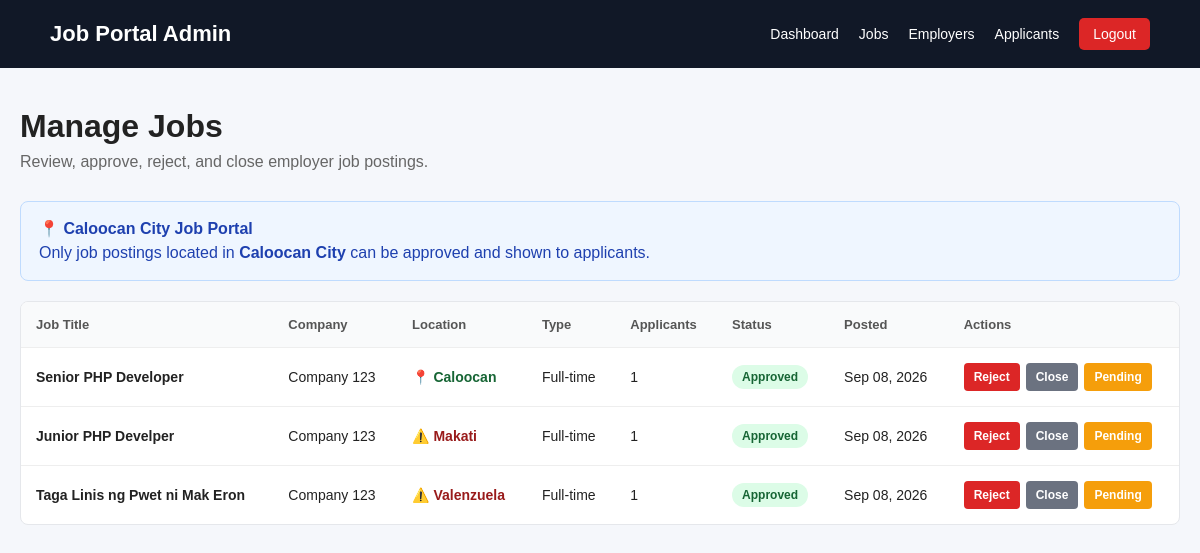
Page /admin/jobs.php (signed in) on the committed database.
### tables this page shows
CREATE TABLE `jobs` (
  `id` int(10) UNSIGNED NOT NULL,
  `employer_id` int(10) UNSIGNED NOT NULL,
  `job_title` varchar(255) NOT NULL,
  `description` text NOT NULL,
  `requirements` text DEFAULT NULL,
  `location` varchar(255) DEFAULT NULL,
  `employment_type` enum('Full-time','Part-time','Contract','Internship','Freelance') NOT NULL DEFAULT 'Full-time',
  `salary_min` decimal(12,2) DEFAULT NULL,
  `salary_max` decimal(12,2) DEFAULT NULL,
  `is_remote` tinyint(1) NOT NULL DEFAULT 0,
  `status` enum('pending','approved','rejected','closed') NOT NULL DEFAULT 'pending',
  `application_deadline` date DEFAULT NULL,
  `created_at` timestamp NOT NULL DEFAULT current_timestamp(),
  `updated_at` timestamp NOT NULL DEFAULT current_timestamp() ON UPDATE current_timestamp()
);

CREATE TABLE `employers` (
  `id` int(10) UNSIGNED NOT NULL,
  `user_id` int(10) UNSIGNED NOT NULL,
  `company_name` varchar(255) NOT NULL,
  `company_description` text DEFAULT NULL,
  `company_logo` varchar(255) DEFAULT NULL,
  `contact_person` varchar(150) DEFAULT NULL,
  `contact_number` varchar(50) DEFAULT NULL,
  `address` varchar(255) DEFAULT NULL,
  `created_at` timestamp NOT NULL DEFAULT current_timestamp(),
  `updated_at` timestamp NOT NULL DEFAULT current_timestamp() ON UPDATE current_timestamp()
);

### admin/jobs.php (the view, shortened to what this page needs)
<?php
require_once "../config/database.php";
$stmt = $pdo->query("
    SELECT
        j.id,
        j.job_title,
        j.location,
        j.employment_type,
        j.salary_min,
        j.salary_max,
        j.is_remote,
        j.status,
        j.application_deadline,
        j.created_at,
        e.company_name,
        (
            SELECT COUNT(*)
            FROM applications a
            WHERE a.job_id = j.id
        ) AS applicant_count
    FROM jobs j
    INNER JOIN employers e
        ON j.employer_id = e.id
    ORDER BY j.created_at DESC
");
$jobs = $stmt->fetchAll(PDO::FETCH_ASSOC);
?>
<!DOCTYPE html>
<html lang="en">
<head>
</head>
<body>
<nav class="navbar">
    <div class="navbar-container">
        <a
            href="dashboard.php"
            class="logo"
        >
            Job Portal Admin
        </a>
        <div class="nav-links">
            <a href="dashboard.php">
                Dashboard
            </a>
            <a href="jobs.php">
                Jobs
            </a>
            <a href="employers.php">
                Employers
            </a>
            <a href="applicants.php">
                Applicants
            </a>
            <a
                href="../logout.php"
                class="logout"
            >
                Logout
            </a>
        </div>
    </div>
</nav>
<div class="container">
    <div class="page-header">
        <h1>
            Manage Jobs
        </h1>
        <p>
            Review, approve, reject, and close employer job postings.
        </p>
    </div>
    <div class="location-notice">
        <strong>
            📍 Caloocan City Job Portal
        </strong>
        <br>
        Only job postings located in
        <strong>Caloocan City</strong>
        can be approved and shown to applicants.
    </div>
    <div class="table-container">
        <table>
            <thead>
                <tr>
                    <th>
                        Job Title
                    </th>
                    <th>
                        Company
                    </th>
                    <th>
                        Location
                    </th>
                    <th>
                        Type
                    </th>
                    <th>
                        Applicants
                    </th>
                    <th>
                        Status
                    </th>
                    <th>
                        Posted
                    </th>
                    <th>
                        Actions
                    </th>
                </tr>
            </thead>
            <tbody>
                <?php if (empty($jobs)): ?>
                    <tr>
                        <td
                            colspan="8"
                            class="no-jobs"
                        >
                            No jobs found.
                        </td>
                    </tr>
                <?php else: ?>
                    <?php foreach ($jobs as $job): ?>
                        <?php
                        $jobLocation = strtolower(
                            trim($job["location"] ?? "")
                        );
                        $isCaloocan = (
                            $jobLocation !== ""
                            && strpos(
                                $jobLocation,
                                "caloocan"
                            ) !== false
                        );
                        $statusClass = match (
                            $job["status"]
                        ) {
                            "pending" =>
                                "status-pending",
                            "approved" =>
                                "status-approved",
                            "rejected" =>
                                "status-rejected",
                            "closed" =>
                                "status-closed",
                            default =>
                                ""
                        };
                        ?>
                        <tr>
                            <td>
                                <strong>
                                    <?= htmlspecialchars(
                                        $job["job_title"]
                                    ) ?>
                                </strong>
                            </td>
                            <td>
                                <?= htmlspecialchars(
                                    $job["company_name"]
                                ) ?>
                            </td>
                            <td>
                                <?php if ($isCaloocan): ?>
                                    <span class="caloocan-location">
                                        📍
                                        <?= htmlspecialchars(
                                            $job["location"]
                                        ) ?>
                                    </span>
                                <?php else: ?>
                                    <span class="invalid-location">
                                        ⚠️
                                        <?= htmlspecialchars(
                                            $job["location"]
                                            ?: "N/A"
                                        ) ?>
                                    </span>
                                <?php endif; ?>
                            </td>
                            <td>
                                <?= htmlspecialchars(
                                    $job["employment_type"]
                                ) ?>
                            </td>
                            <td>
                                <?= (int)$job["applicant_count"] ?>
                            </td>
                            <td>
                                <span
                                    class="status <?= $statusClass ?>"
                                >
                                    <?= htmlspecialchars(
                                        ucfirst(
                                            $job["status"]
                                        )
                                    ) ?>
                                </span>
                            </td>
                            <td>
                                <?= date(
                                    "M d, Y",
                                    strtotime(
                                        $job["created_at"]
                                    )
                                ) ?>
                            </td>
                            <td>
                                <div class="actions">
                                    <?php if (
                                        $job["status"] !== "rejected"
                                    ): ?>
                                        <form method="POST">
                                            <button
                                                type="submit"
                                                class="btn btn-reject"
                                            >
                                                Reject
                                            </button>
                                        </form>
                                    <?php endif; ?>
                                    <?php if (
                                        $job["status"] !== "closed"
                                    ): ?>
                                        <form method="POST">
                                            <button
                                                type="submit"
                                                class="btn btn-close"
                                            >
                                                Close
                                            </button>
                                        </form>
                                    <?php endif; ?>
                                    <?php if (
                                        $job["status"] !== "pending"
                                    ): ?>
                                        <form method="POST">
                                            <button
                                                type="submit"
                                                class="btn btn-pending"
                                            >
                                                Pending
                                            </button>
                                        </form>
                                    <?php endif; ?>
                                </div>
                            </td>
                        </tr>
                    <?php endforeach; ?>
                <?php endif; ?>
            </tbody>
        </table>
    </div>
</div>
</body>
</html>

### admin/jobs.php (style rules this page uses)
* { box-sizing: border-box; margin: 0; padding: 0; }
body { font-family: Arial, Helvetica, sans-serif; background: #f5f7fb; color: #222; }
.navbar { background: #111827; padding: 18px 50px; }
.navbar-container { max-width: 1200px; margin: auto; display: flex; justify-content: space-between; align-items: center; }
.logo { color: white; text-decoration: none; font-size: 22px; font-weight: bold; }
.nav-links { display: flex; gap: 20px; align-items: center; }
.nav-links a { color: white; text-decoration: none; font-size: 14px; }
.logout { background: #dc2626; padding: 8px 14px; border-radius: 5px; }
.container { max-width: 1250px; margin: 40px auto; padding: 0 20px; }
.page-header { margin-bottom: 30px; }
.page-header h1 { margin-bottom: 8px; }
.page-header p { color: #666; }
.location-notice { background: #eff6ff; border: 1px solid #bfdbfe; color: #1e40af; padding: 15px 18px; border-radius: 8px; margin-bottom: 20px; line-height: 1.5; }
.table-container { background: white; border-radius: 8px; border: 1px solid #e5e7eb; overflow-x: auto; }
table { width: 100%; border-collapse: collapse; }
th, td { padding: 15px; text-align: left; border-bottom: 1px solid #eee; }
th { background: #f9fafb; font-size: 13px; color: #555; }
td { font-size: 14px; }
tr:last-child td { border-bottom: none; }
.status { display: inline-block; padding: 5px 10px; border-radius: 15px; font-size: 12px; font-weight: bold; }
.status-approved { background: #dcfce7; color: #166534; }
.caloocan-location { color: #166534; font-weight: bold; }
.invalid-location { color: #991b1b; font-weight: bold; }
.actions { display: flex; gap: 6px; flex-wrap: wrap; }
.actions form { display: inline; }
.btn { border: none; padding: 7px 10px; border-radius: 4px; cursor: pointer; font-size: 12px; font-weight: 600; }
.btn-reject { background: #dc2626; color: white; }
.btn-close { background: #6b7280; color: white; }
.btn-pending { background: #f59e0b; color: white; }

### rows in the picture
jobs: job_title "Senior PHP Developer", employer.company_name "Company 123", location "Caloocan", employment_type "Full-time", applicant_count "1", status "Approved", created_at "Sep 08, 2026"
jobs: job_title "Junior PHP Develper", employer.company_name "Company 123", location "Makati", employment_type "Full-time", applicant_count "1", status "Approved", created_at "Sep 08, 2026"
jobs: job_title "Taga Linis ng Pwet ni Mak Eron", employer.company_name "Company 123", location "Valenzuela", employment_type "Full-time", applicant_count "1", status "Approved", created_at "Sep 08, 2026"
